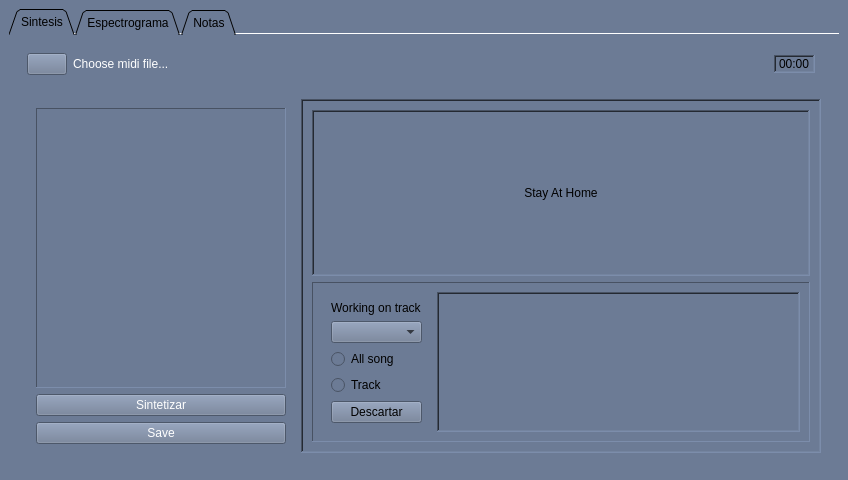
<?xml version="1.0" encoding="UTF-8"?>
<ui version="4.0">
 <class>AudioTool</class>
 <widget class="QMainWindow" name="AudioTool">
  <property name="windowModality">
   <enum>Qt::NonModal</enum>
  </property>
  <property name="geometry">
   <rect>
    <x>0</x>
    <y>0</y>
    <width>848</width>
    <height>480</height>
   </rect>
  </property>
  <property name="sizePolicy">
   <sizepolicy hsizetype="MinimumExpanding" vsizetype="MinimumExpanding">
    <horstretch>0</horstretch>
    <verstretch>0</verstretch>
   </sizepolicy>
  </property>
  <property name="windowTitle">
   <string>Audio tool</string>
  </property>
  <property name="windowIcon">
   <iconset resource="../resources/buttons.qrc">
    <normaloff>:/instruments/assets/instruments/nota.webp</normaloff>:/instruments/assets/instruments/nota.webp</iconset>
  </property>
  <property name="styleSheet">
   <string notr="true">background-color: #6c7b95;</string>
  </property>
  <widget class="QWidget" name="centralwidget">
   <layout class="QHBoxLayout" name="horizontalLayout">
    <item>
     <widget class="QTabWidget" name="Options">
      <property name="styleSheet">
       <string notr="true"/>
      </property>
      <property name="tabPosition">
       <enum>QTabWidget::North</enum>
      </property>
      <property name="tabShape">
       <enum>QTabWidget::Triangular</enum>
      </property>
      <property name="currentIndex">
       <number>0</number>
      </property>
      <property name="elideMode">
       <enum>Qt::ElideRight</enum>
      </property>
      <property name="usesScrollButtons">
       <bool>true</bool>
      </property>
      <property name="documentMode">
       <bool>true</bool>
      </property>
      <property name="tabsClosable">
       <bool>false</bool>
      </property>
      <property name="movable">
       <bool>true</bool>
      </property>
      <property name="tabBarAutoHide">
       <bool>true</bool>
      </property>
      <widget class="QWidget" name="Sintesis">
       <attribute name="title">
        <string>Sintesis</string>
       </attribute>
       <layout class="QVBoxLayout" name="verticalLayout_2">
        <item>
         <widget class="QWidget" name="widget_4" native="true">
          <property name="sizePolicy">
           <sizepolicy hsizetype="Minimum" vsizetype="Maximum">
            <horstretch>0</horstretch>
            <verstretch>0</verstretch>
           </sizepolicy>
          </property>
          <property name="maximumSize">
           <size>
            <width>16777215</width>
            <height>75</height>
           </size>
          </property>
          <layout class="QHBoxLayout" name="horizontalLayout_4">
           <item>
            <widget class="QPushButton" name="select_file">
             <property name="sizePolicy">
              <sizepolicy hsizetype="Fixed" vsizetype="Fixed">
               <horstretch>0</horstretch>
               <verstretch>0</verstretch>
              </sizepolicy>
             </property>
             <property name="styleSheet">
              <string notr="true">:active{
	image: url(:/botones/assets/buttons/file.png);
}

:hover{
	image: url(:/botones/assets/buttons/file_hoover.png);
}

:pres{
	image: url(:/botones/assets/buttons/file_press.png)
}</string>
             </property>
             <property name="text">
              <string/>
             </property>
            </widget>
           </item>
           <item>
            <widget class="QLabel" name="midi_name">
             <property name="styleSheet">
              <string notr="true">color: rgb(255, 255, 255);</string>
             </property>
             <property name="text">
              <string>Choose midi file...</string>
             </property>
            </widget>
           </item>
           <item>
            <spacer name="horizontalSpacer">
             <property name="orientation">
              <enum>Qt::Horizontal</enum>
             </property>
             <property name="sizeHint" stdset="0">
              <size>
               <width>40</width>
               <height>20</height>
              </size>
             </property>
            </spacer>
           </item>
           <item>
            <widget class="QLabel" name="count_down">
             <property name="sizePolicy">
              <sizepolicy hsizetype="Preferred" vsizetype="Maximum">
               <horstretch>0</horstretch>
               <verstretch>0</verstretch>
              </sizepolicy>
             </property>
             <property name="frameShape">
              <enum>QFrame::WinPanel</enum>
             </property>
             <property name="frameShadow">
              <enum>QFrame::Sunken</enum>
             </property>
             <property name="text">
              <string>00:00</string>
             </property>
            </widget>
           </item>
           <item>
            <widget class="MediaButtonsWidget" name="media_buttons_widget">
             <property name="sizePolicy">
              <sizepolicy hsizetype="Maximum" vsizetype="Maximum">
               <horstretch>0</horstretch>
               <verstretch>0</verstretch>
              </sizepolicy>
             </property>
             <property name="toolTip">
              <string>Click and drag here</string>
             </property>
             <property name="whatsThis">
              <string>Media buttons Widget.  </string>
             </property>
            </widget>
           </item>
          </layout>
         </widget>
        </item>
        <item>
         <widget class="QWidget" name="view_zone" native="true">
          <property name="sizePolicy">
           <sizepolicy hsizetype="Preferred" vsizetype="Minimum">
            <horstretch>0</horstretch>
            <verstretch>0</verstretch>
           </sizepolicy>
          </property>
          <layout class="QHBoxLayout" name="horizontalLayout_3">
           <item>
            <widget class="QWidget" name="track_seter" native="true">
             <layout class="QVBoxLayout" name="verticalLayout_4">
              <item>
               <widget class="QScrollArea" name="track_set">
                <property name="sizePolicy">
                 <sizepolicy hsizetype="Minimum" vsizetype="Expanding">
                  <horstretch>0</horstretch>
                  <verstretch>0</verstretch>
                 </sizepolicy>
                </property>
                <property name="minimumSize">
                 <size>
                  <width>250</width>
                  <height>0</height>
                 </size>
                </property>
                <property name="autoFillBackground">
                 <bool>true</bool>
                </property>
                <property name="frameShape">
                 <enum>QFrame::Panel</enum>
                </property>
                <property name="sizeAdjustPolicy">
                 <enum>QAbstractScrollArea::AdjustIgnored</enum>
                </property>
                <property name="widgetResizable">
                 <bool>true</bool>
                </property>
                <property name="alignment">
                 <set>Qt::AlignLeading|Qt::AlignLeft|Qt::AlignTop</set>
                </property>
                <widget class="QWidget" name="track_setter">
                 <property name="geometry">
                  <rect>
                   <x>0</x>
                   <y>0</y>
                   <width>256</width>
                   <height>278</height>
                  </rect>
                 </property>
                 <layout class="QVBoxLayout" name="verticalLayout">
                  <item>
                   <widget class="TrackConfigWidget" name="track_0">
                    <property name="toolTip">
                     <string/>
                    </property>
                    <property name="whatsThis">
                     <string>Track Config Widget.  </string>
                    </property>
                    <property name="autoFillBackground">
                     <bool>false</bool>
                    </property>
                    <property name="styleSheet">
                     <string notr="true">QWidget {
    border-style: solid;
    background-color: rgb(81, 76, 149);
    border-radius: 5px;
}
</string>
                    </property>
                   </widget>
                  </item>
                  <item>
                   <spacer name="verticalSpacer">
                    <property name="orientation">
                     <enum>Qt::Vertical</enum>
                    </property>
                    <property name="sizeHint" stdset="0">
                     <size>
                      <width>20</width>
                      <height>40</height>
                     </size>
                    </property>
                   </spacer>
                  </item>
                 </layout>
                </widget>
               </widget>
              </item>
              <item>
               <widget class="QPushButton" name="sintetizar">
                <property name="styleSheet">
                 <string notr="true">color: rgb(255, 255, 255);</string>
                </property>
                <property name="text">
                 <string>Sintetizar</string>
                </property>
               </widget>
              </item>
              <item>
               <widget class="QPushButton" name="save">
                <property name="styleSheet">
                 <string notr="true">color: rgb(255, 255, 255);</string>
                </property>
                <property name="text">
                 <string>Save</string>
                </property>
               </widget>
              </item>
             </layout>
            </widget>
           </item>
           <item>
            <widget class="QScrollArea" name="track_view">
             <property name="frameShape">
              <enum>QFrame::WinPanel</enum>
             </property>
             <property name="frameShadow">
              <enum>QFrame::Sunken</enum>
             </property>
             <property name="widgetResizable">
              <bool>true</bool>
             </property>
             <widget class="QWidget" name="scrollAreaWidgetContents_2">
              <property name="geometry">
               <rect>
                <x>0</x>
                <y>0</y>
                <width>508</width>
                <height>352</height>
               </rect>
              </property>
              <layout class="QVBoxLayout" name="verticalLayout_3">
               <item>
                <widget class="QScrollArea" name="scroll_2">
                 <property name="frameShape">
                  <enum>QFrame::WinPanel</enum>
                 </property>
                 <property name="widgetResizable">
                  <bool>true</bool>
                 </property>
                 <widget class="QWidget" name="working_effects">
                  <property name="geometry">
                   <rect>
                    <x>0</x>
                    <y>0</y>
                    <width>486</width>
                    <height>99</height>
                   </rect>
                  </property>
                  <layout class="QVBoxLayout" name="verticalLayout_5">
                   <item>
                    <widget class="QLabel" name="label">
                     <property name="text">
                      <string>Stay At Home</string>
                     </property>
                     <property name="alignment">
                      <set>Qt::AlignCenter</set>
                     </property>
                    </widget>
                   </item>
                  </layout>
                 </widget>
                </widget>
               </item>
               <item>
                <widget class="QFrame" name="frame_2">
                 <property name="sizePolicy">
                  <sizepolicy hsizetype="Preferred" vsizetype="Fixed">
                   <horstretch>0</horstretch>
                   <verstretch>0</verstretch>
                  </sizepolicy>
                 </property>
                 <property name="frameShape">
                  <enum>QFrame::Panel</enum>
                 </property>
                 <property name="frameShadow">
                  <enum>QFrame::Sunken</enum>
                 </property>
                 <layout class="QHBoxLayout" name="horizontalLayout_9">
                  <item>
                   <widget class="QWidget" name="widget_3" native="true">
                    <layout class="QVBoxLayout" name="verticalLayout_6">
                     <item>
                      <widget class="QLabel" name="work_track">
                       <property name="sizePolicy">
                        <sizepolicy hsizetype="Preferred" vsizetype="Maximum">
                         <horstretch>0</horstretch>
                         <verstretch>0</verstretch>
                        </sizepolicy>
                       </property>
                       <property name="text">
                        <string>Working on track</string>
                       </property>
                       <property name="wordWrap">
                        <bool>true</bool>
                       </property>
                      </widget>
                     </item>
                     <item>
                      <widget class="QComboBox" name="choose_effect"/>
                     </item>
                     <item>
                      <widget class="QRadioButton" name="to_song">
                       <property name="text">
                        <string>All song</string>
                       </property>
                      </widget>
                     </item>
                     <item>
                      <widget class="QRadioButton" name="to_track">
                       <property name="text">
                        <string>Track</string>
                       </property>
                      </widget>
                     </item>
                     <item>
                      <widget class="QPushButton" name="discard_effect">
                       <property name="text">
                        <string>Descartar</string>
                       </property>
                      </widget>
                     </item>
                    </layout>
                   </widget>
                  </item>
                  <item>
                   <widget class="QScrollArea" name="scroll">
                    <property name="sizePolicy">
                     <sizepolicy hsizetype="Expanding" vsizetype="Minimum">
                      <horstretch>0</horstretch>
                      <verstretch>0</verstretch>
                     </sizepolicy>
                    </property>
                    <property name="frameShape">
                     <enum>QFrame::WinPanel</enum>
                    </property>
                    <property name="frameShadow">
                     <enum>QFrame::Sunken</enum>
                    </property>
                    <property name="widgetResizable">
                     <bool>true</bool>
                    </property>
                    <widget class="QWidget" name="effect_container">
                     <property name="geometry">
                      <rect>
                       <x>0</x>
                       <y>0</y>
                       <width>361</width>
                       <height>201</height>
                      </rect>
                     </property>
                     <layout class="QHBoxLayout" name="horizontalLayout_10">
                      <item>
                       <widget class="EffectPropertyWidget" name="effect_0">
                        <property name="sizePolicy">
                         <sizepolicy hsizetype="Maximum" vsizetype="Maximum">
                          <horstretch>0</horstretch>
                          <verstretch>0</verstretch>
                         </sizepolicy>
                        </property>
                        <property name="toolTip">
                         <string>Click and drag here</string>
                        </property>
                        <property name="whatsThis">
                         <string>Media buttons Widget.  </string>
                        </property>
                       </widget>
                      </item>
                     </layout>
                    </widget>
                   </widget>
                  </item>
                 </layout>
                </widget>
               </item>
              </layout>
             </widget>
            </widget>
           </item>
          </layout>
         </widget>
        </item>
       </layout>
      </widget>
      <widget class="QWidget" name="tab">
       <attribute name="title">
        <string>Espectrograma</string>
       </attribute>
       <layout class="QHBoxLayout" name="horizontalLayout_6">
        <item>
         <widget class="QFrame" name="frame">
          <property name="sizePolicy">
           <sizepolicy hsizetype="Maximum" vsizetype="Preferred">
            <horstretch>0</horstretch>
            <verstretch>0</verstretch>
           </sizepolicy>
          </property>
          <property name="frameShape">
           <enum>QFrame::Box</enum>
          </property>
          <property name="frameShadow">
           <enum>QFrame::Raised</enum>
          </property>
          <layout class="QVBoxLayout" name="verticalLayout_7">
           <item>
            <widget class="QComboBox" name="plot_track"/>
           </item>
           <item>
            <widget class="QWidget" name="widget_2" native="true">
             <property name="sizePolicy">
              <sizepolicy hsizetype="Maximum" vsizetype="Maximum">
               <horstretch>0</horstretch>
               <verstretch>0</verstretch>
              </sizepolicy>
             </property>
             <layout class="QHBoxLayout" name="horizontalLayout_2">
              <item>
               <widget class="QLabel" name="label_2">
                <property name="text">
                 <string>Init time</string>
                </property>
               </widget>
              </item>
              <item>
               <widget class="QTimeEdit" name="plot_time">
                <property name="frame">
                 <bool>false</bool>
                </property>
                <property name="currentSection">
                 <enum>QDateTimeEdit::MinuteSection</enum>
                </property>
                <property name="displayFormat">
                 <string>m:ss</string>
                </property>
                <property name="time">
                 <time>
                  <hour>0</hour>
                  <minute>0</minute>
                  <second>0</second>
                 </time>
                </property>
               </widget>
              </item>
             </layout>
            </widget>
           </item>
           <item>
            <widget class="QWidget" name="widget_5" native="true">
             <property name="sizePolicy">
              <sizepolicy hsizetype="Preferred" vsizetype="Maximum">
               <horstretch>0</horstretch>
               <verstretch>0</verstretch>
              </sizepolicy>
             </property>
             <layout class="QHBoxLayout" name="horizontalLayout_5">
              <item>
               <widget class="QLabel" name="label_3">
                <property name="text">
                 <string>Duration</string>
                </property>
               </widget>
              </item>
              <item>
               <widget class="QSpinBox" name="plot_long">
                <property name="frame">
                 <bool>false</bool>
                </property>
               </widget>
              </item>
             </layout>
            </widget>
           </item>
           <item>
            <widget class="QPushButton" name="plot_work">
             <property name="text">
              <string>Plot</string>
             </property>
            </widget>
           </item>
           <item>
            <spacer name="verticalSpacer_2">
             <property name="orientation">
              <enum>Qt::Vertical</enum>
             </property>
             <property name="sizeHint" stdset="0">
              <size>
               <width>20</width>
               <height>40</height>
              </size>
             </property>
            </spacer>
           </item>
          </layout>
         </widget>
        </item>
        <item>
         <widget class="QStackedWidget" name="plot_space">
          <widget class="QWidget" name="plot_spacePage1" native="true">
           <layout class="QVBoxLayout" name="verticalLayout_11"/>
          </widget>
         </widget>
        </item>
       </layout>
      </widget>
      <widget class="QWidget" name="tab_2">
       <attribute name="title">
        <string>Notas</string>
       </attribute>
       <layout class="QHBoxLayout" name="horizontalLayout_7">
        <item>
         <widget class="QFrame" name="frame_3">
          <property name="sizePolicy">
           <sizepolicy hsizetype="Maximum" vsizetype="Preferred">
            <horstretch>0</horstretch>
            <verstretch>0</verstretch>
           </sizepolicy>
          </property>
          <property name="frameShape">
           <enum>QFrame::Panel</enum>
          </property>
          <property name="frameShadow">
           <enum>QFrame::Sunken</enum>
          </property>
          <layout class="QVBoxLayout" name="verticalLayout_8">
           <item>
            <widget class="QWidget" name="widget_7" native="true">
             <layout class="QHBoxLayout" name="horizontalLayout_8">
              <item>
               <widget class="QLabel" name="label_4">
                <property name="text">
                 <string>Frec</string>
                </property>
               </widget>
              </item>
              <item>
               <widget class="QSpinBox" name="note_freq">
                <property name="frame">
                 <bool>false</bool>
                </property>
               </widget>
              </item>
             </layout>
            </widget>
           </item>
           <item>
            <widget class="QWidget" name="widget_8" native="true">
             <layout class="QHBoxLayout" name="horizontalLayout_11">
              <item>
               <widget class="QLabel" name="label_5">
                <property name="text">
                 <string>T inicio</string>
                </property>
               </widget>
              </item>
              <item>
               <widget class="QDoubleSpinBox" name="note_time">
                <property name="frame">
                 <bool>false</bool>
                </property>
               </widget>
              </item>
             </layout>
            </widget>
           </item>
           <item>
            <widget class="QWidget" name="widget_9" native="true">
             <layout class="QHBoxLayout" name="horizontalLayout_12">
              <item>
               <widget class="QLabel" name="label_6">
                <property name="text">
                 <string>Duracion</string>
                </property>
               </widget>
              </item>
              <item>
               <widget class="QSpinBox" name="note_duration">
                <property name="frame">
                 <bool>false</bool>
                </property>
               </widget>
              </item>
             </layout>
            </widget>
           </item>
           <item>
            <widget class="QWidget" name="widget_10" native="true">
             <layout class="QHBoxLayout" name="horizontalLayout_13">
              <item>
               <widget class="QLabel" name="label_7">
                <property name="text">
                 <string>Volumen</string>
                </property>
               </widget>
              </item>
              <item>
               <widget class="QSlider" name="note_volume">
                <property name="orientation">
                 <enum>Qt::Horizontal</enum>
                </property>
               </widget>
              </item>
             </layout>
            </widget>
           </item>
           <item>
            <widget class="QComboBox" name="note_instrument"/>
           </item>
           <item>
            <widget class="QPushButton" name="note_add">
             <property name="text">
              <string>Agregar</string>
             </property>
            </widget>
           </item>
          </layout>
         </widget>
        </item>
        <item>
         <widget class="QWidget" name="widget_6" native="true">
          <property name="layoutDirection">
           <enum>Qt::RightToLeft</enum>
          </property>
          <layout class="QVBoxLayout" name="verticalLayout_9">
           <item>
            <widget class="QScrollArea" name="scrollArea">
             <property name="widgetResizable">
              <bool>true</bool>
             </property>
             <widget class="QWidget" name="note_area">
              <property name="geometry">
               <rect>
                <x>0</x>
                <y>0</y>
                <width>98</width>
                <height>28</height>
               </rect>
              </property>
              <layout class="QVBoxLayout" name="verticalLayout_10">
               <item>
                <spacer name="verticalSpacer_3">
                 <property name="orientation">
                  <enum>Qt::Vertical</enum>
                 </property>
                 <property name="sizeHint" stdset="0">
                  <size>
                   <width>20</width>
                   <height>356</height>
                  </size>
                 </property>
                </spacer>
               </item>
              </layout>
             </widget>
            </widget>
           </item>
           <item>
            <widget class="QPushButton" name="note_play">
             <property name="sizePolicy">
              <sizepolicy hsizetype="Maximum" vsizetype="Fixed">
               <horstretch>0</horstretch>
               <verstretch>0</verstretch>
              </sizepolicy>
             </property>
             <property name="layoutDirection">
              <enum>Qt::RightToLeft</enum>
             </property>
             <property name="text">
              <string>Play</string>
             </property>
            </widget>
           </item>
          </layout>
         </widget>
        </item>
       </layout>
      </widget>
     </widget>
    </item>
   </layout>
  </widget>
 </widget>
 <customwidgets>
  <customwidget>
   <class>MediaButtonsWidget</class>
   <extends>QWidget</extends>
   <header>src/widgets/mediabutton</header>
  </customwidget>
  <customwidget>
   <class>EffectPropertyWidget</class>
   <extends>QWidget</extends>
   <header>src/widgets/effectwidget</header>
  </customwidget>
  <customwidget>
   <class>TrackConfigWidget</class>
   <extends>QWidget</extends>
   <header>src/widgets/trackconfig</header>
  </customwidget>
 </customwidgets>
 <resources>
  <include location="../resources/buttons.qrc"/>
 </resources>
 <connections/>
</ui>
